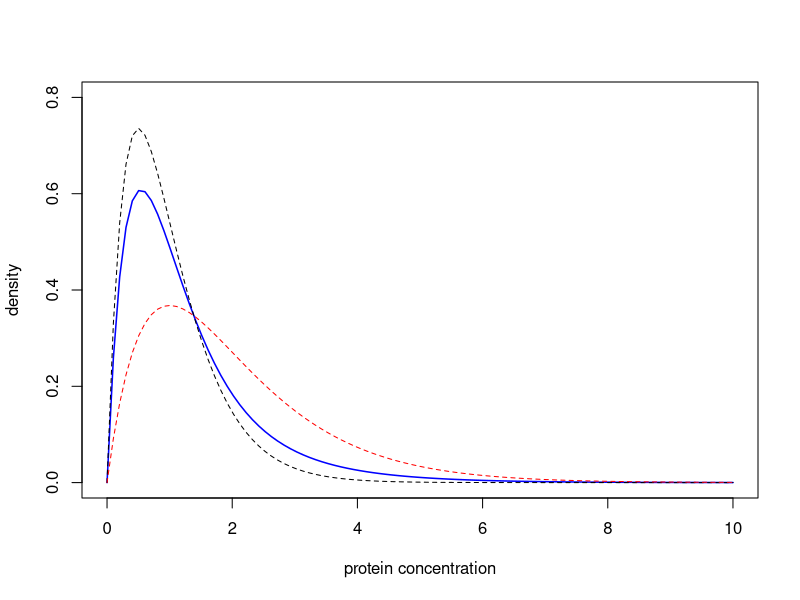
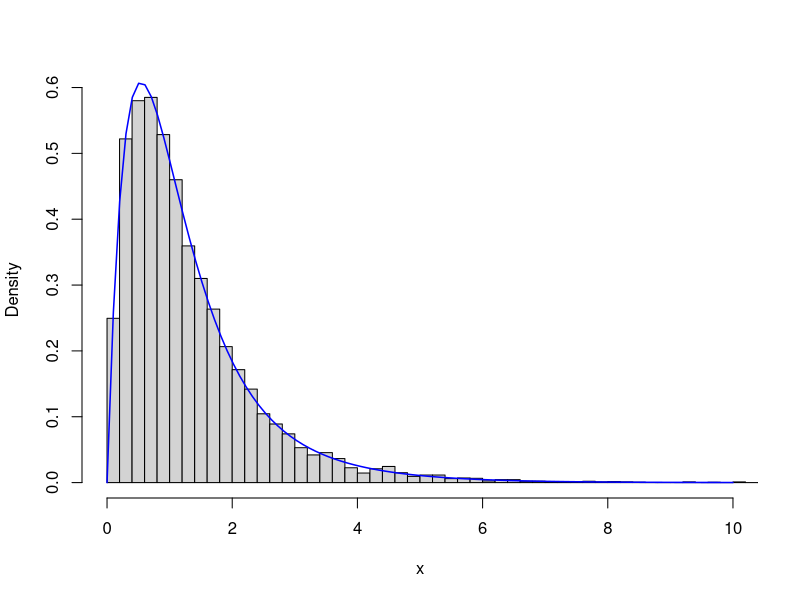

Write R code to recreate these figures, in order.
## ---- chunk 1
knitr::opts_chunk$set(comment = "#",collapse = TRUE,fig.align = "center")
## ---- chunk 2
x <- seq(0,10,length.out = 100)
plot(x,
     0.7 * dgamma(x,scale = 0.5,shape = 2) +
     0.3 * dgamma(x,scale = 1,shape = 2),
     col = "blue",type = "l",lwd = 1.5,
     xlab = "protein concentration",
     ylab = "density",ylim = c(0,0.8))
lines(x,dgamma(x,scale = 0.5,shape = 2),type = "l",col = "black",
      lwd = 1,lty = "dashed")
lines(x,dgamma(x,scale = 1,shape = 2),type = "l",col = "red",lwd = 1,
      lty = "dashed")
## ---- chunk 3
n <- 10000
x <- rep(0,n)
shape <- c(2,2)
scale <- c(0.5,1)
for (i in 1:n) {
  if (runif(1) < 0.7) 
    z <- 1
  else
    z <- 2
  x[i] <- rgamma(1,scale = scale[z],shape = shape[z])
}
hist(x,breaks = 64,xlim = c(0,10),probability = TRUE,main = "")
xvec <- seq(0,10,length.out = 100)
lines(xvec,
      0.7 * dgamma(xvec,scale = 0.5,shape = 2) +
      0.3 * dgamma(xvec,scale = 1,shape = 2),
      lwd = 1.5,col = "blue")
